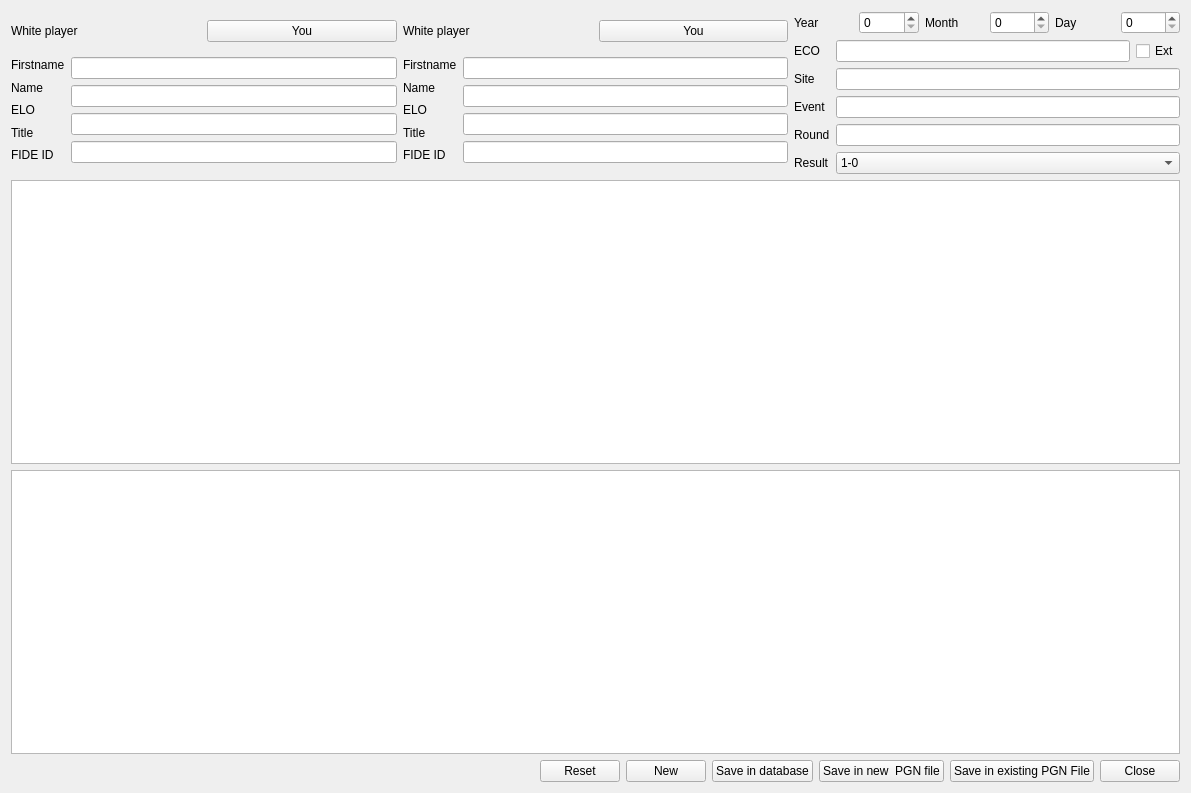
<?xml version="1.0" encoding="UTF-8"?>
<ui version="4.0">
 <class>FormCreatePGN</class>
 <widget class="QWidget" name="FormCreatePGN">
  <property name="geometry">
   <rect>
    <x>0</x>
    <y>0</y>
    <width>1191</width>
    <height>793</height>
   </rect>
  </property>
  <property name="windowTitle">
   <string>Form</string>
  </property>
  <layout class="QHBoxLayout" name="horizontalLayout_10">
   <item>
    <layout class="QVBoxLayout" name="verticalLayout_10">
     <item>
      <layout class="QHBoxLayout" name="horizontalLayout_9">
       <item>
        <layout class="QVBoxLayout" name="verticalLayout_3">
         <item>
          <layout class="QHBoxLayout" name="horizontalLayout_4">
           <item>
            <widget class="QLabel" name="labelWhitePlayer">
             <property name="text">
              <string>White player</string>
             </property>
            </widget>
           </item>
           <item>
            <widget class="QPushButton" name="pushButtonWhiteYou">
             <property name="text">
              <string>You</string>
             </property>
            </widget>
           </item>
          </layout>
         </item>
         <item>
          <layout class="QHBoxLayout" name="horizontalLayout">
           <item>
            <layout class="QVBoxLayout" name="verticalLayout">
             <item>
              <widget class="QLabel" name="labelWhiteFirstname">
               <property name="text">
                <string>Firstname</string>
               </property>
              </widget>
             </item>
             <item>
              <widget class="QLabel" name="labelWhiteTitle">
               <property name="text">
                <string>Name</string>
               </property>
              </widget>
             </item>
             <item>
              <widget class="QLabel" name="labelWhiteElo">
               <property name="text">
                <string>ELO</string>
               </property>
              </widget>
             </item>
             <item>
              <widget class="QLabel" name="labelWhiteNale">
               <property name="text">
                <string>Title</string>
               </property>
              </widget>
             </item>
             <item>
              <widget class="QLabel" name="labelWhiteFIDEID">
               <property name="text">
                <string>FIDE ID</string>
               </property>
              </widget>
             </item>
            </layout>
           </item>
           <item>
            <layout class="QVBoxLayout" name="verticalLayout_2">
             <item>
              <widget class="QLineEdit" name="lineEditWhiteName"/>
             </item>
             <item>
              <widget class="QLineEdit" name="lineEditWhiteELO"/>
             </item>
             <item>
              <widget class="QLineEdit" name="lineEditWhiteTitle"/>
             </item>
             <item>
              <widget class="QLineEdit" name="lineEditWhiteFIDEID"/>
             </item>
            </layout>
           </item>
          </layout>
         </item>
        </layout>
       </item>
       <item>
        <layout class="QVBoxLayout" name="verticalLayout_4">
         <item>
          <layout class="QHBoxLayout" name="horizontalLayout_5">
           <item>
            <widget class="QLabel" name="labelBlackPlayer">
             <property name="text">
              <string>White player</string>
             </property>
            </widget>
           </item>
           <item>
            <widget class="QPushButton" name="pushButtonBlackYou">
             <property name="text">
              <string>You</string>
             </property>
            </widget>
           </item>
          </layout>
         </item>
         <item>
          <layout class="QHBoxLayout" name="horizontalLayout_2">
           <item>
            <layout class="QVBoxLayout" name="verticalLayout_5">
             <item>
              <widget class="QLabel" name="labelBlackFirstName">
               <property name="text">
                <string>Firstname</string>
               </property>
              </widget>
             </item>
             <item>
              <widget class="QLabel" name="labelBlackName">
               <property name="text">
                <string>Name</string>
               </property>
              </widget>
             </item>
             <item>
              <widget class="QLabel" name="labelBlackELO">
               <property name="text">
                <string>ELO</string>
               </property>
              </widget>
             </item>
             <item>
              <widget class="QLabel" name="labelBlackTitle">
               <property name="text">
                <string>Title</string>
               </property>
              </widget>
             </item>
             <item>
              <widget class="QLabel" name="labelBlackID">
               <property name="text">
                <string>FIDE ID</string>
               </property>
              </widget>
             </item>
            </layout>
           </item>
           <item>
            <layout class="QVBoxLayout" name="verticalLayout_6">
             <item>
              <widget class="QLineEdit" name="lineEditBlackName"/>
             </item>
             <item>
              <widget class="QLineEdit" name="lineEditBlackELO"/>
             </item>
             <item>
              <widget class="QLineEdit" name="lineEditBlackTitle"/>
             </item>
             <item>
              <widget class="QLineEdit" name="lineEditBlackFIDEID"/>
             </item>
            </layout>
           </item>
          </layout>
         </item>
        </layout>
       </item>
       <item>
        <layout class="QVBoxLayout" name="verticalLayout_9">
         <item>
          <layout class="QHBoxLayout" name="horizontalLayout_6">
           <item>
            <widget class="QLabel" name="labelYear">
             <property name="text">
              <string>Year</string>
             </property>
            </widget>
           </item>
           <item>
            <widget class="QSpinBox" name="spinBoxYear"/>
           </item>
           <item>
            <widget class="QLabel" name="labelMonth">
             <property name="text">
              <string>Month</string>
             </property>
            </widget>
           </item>
           <item>
            <widget class="QSpinBox" name="spinBoxMonth"/>
           </item>
           <item>
            <widget class="QLabel" name="labelDay">
             <property name="text">
              <string>Day</string>
             </property>
            </widget>
           </item>
           <item>
            <widget class="QSpinBox" name="spinBoxDay"/>
           </item>
          </layout>
         </item>
         <item>
          <layout class="QHBoxLayout" name="horizontalLayout_7">
           <item>
            <layout class="QVBoxLayout" name="verticalLayout_7">
             <item>
              <widget class="QLabel" name="labelECO">
               <property name="text">
                <string>ECO </string>
               </property>
              </widget>
             </item>
             <item>
              <widget class="QLabel" name="labelSite">
               <property name="text">
                <string>Site</string>
               </property>
              </widget>
             </item>
             <item>
              <widget class="QLabel" name="labelEvent">
               <property name="text">
                <string>Event</string>
               </property>
              </widget>
             </item>
             <item>
              <widget class="QLabel" name="labelRound">
               <property name="text">
                <string>Round</string>
               </property>
              </widget>
             </item>
             <item>
              <widget class="QLabel" name="labelResult">
               <property name="text">
                <string>Result</string>
               </property>
              </widget>
             </item>
            </layout>
           </item>
           <item>
            <layout class="QVBoxLayout" name="verticalLayout_8">
             <item>
              <layout class="QHBoxLayout" name="horizontalLayout_3">
               <item>
                <widget class="QLineEdit" name="lineEditECO"/>
               </item>
               <item>
                <widget class="QCheckBox" name="checkBox">
                 <property name="toolTip">
                  <string>ECO is E70 ext is E70bd</string>
                 </property>
                 <property name="text">
                  <string>Ext</string>
                 </property>
                </widget>
               </item>
              </layout>
             </item>
             <item>
              <widget class="QLineEdit" name="lineEditSite"/>
             </item>
             <item>
              <widget class="QLineEdit" name="lineEditEvent"/>
             </item>
             <item>
              <widget class="QLineEdit" name="lineEditRound"/>
             </item>
             <item>
              <widget class="QComboBox" name="comboBoxResult">
               <item>
                <property name="text">
                 <string>1-0</string>
                </property>
               </item>
               <item>
                <property name="text">
                 <string>0-1</string>
                </property>
               </item>
               <item>
                <property name="text">
                 <string>1/2-1/2</string>
                </property>
               </item>
               <item>
                <property name="text">
                 <string>?</string>
                </property>
               </item>
              </widget>
             </item>
            </layout>
           </item>
          </layout>
         </item>
        </layout>
       </item>
      </layout>
     </item>
     <item>
      <widget class="QTextEdit" name="textEditMoves"/>
     </item>
     <item>
      <widget class="QTableView" name="tableViewListOfGames">
       <property name="enabled">
        <bool>true</bool>
       </property>
      </widget>
     </item>
     <item>
      <layout class="QHBoxLayout" name="horizontalLayout_8">
       <item>
        <spacer name="horizontalSpacer_3">
         <property name="orientation">
          <enum>Qt::Horizontal</enum>
         </property>
         <property name="sizeHint" stdset="0">
          <size>
           <width>40</width>
           <height>20</height>
          </size>
         </property>
        </spacer>
       </item>
       <item>
        <widget class="QPushButton" name="pushButtonReset">
         <property name="text">
          <string>Reset</string>
         </property>
        </widget>
       </item>
       <item>
        <widget class="QPushButton" name="pushButton_2">
         <property name="text">
          <string>New</string>
         </property>
        </widget>
       </item>
       <item>
        <widget class="QPushButton" name="pushButtonSaveInBase">
         <property name="text">
          <string>Save in database</string>
         </property>
        </widget>
       </item>
       <item>
        <widget class="QPushButton" name="pushButton">
         <property name="text">
          <string>Save in new  PGN file</string>
         </property>
        </widget>
       </item>
       <item>
        <widget class="QPushButton" name="pushButtonSaveAsSinglePGN">
         <property name="text">
          <string>Save in existing PGN File</string>
         </property>
        </widget>
       </item>
       <item>
        <widget class="QPushButton" name="pushButtonClose">
         <property name="text">
          <string>Close</string>
         </property>
        </widget>
       </item>
      </layout>
     </item>
    </layout>
   </item>
  </layout>
 </widget>
 <resources/>
 <connections/>
</ui>
